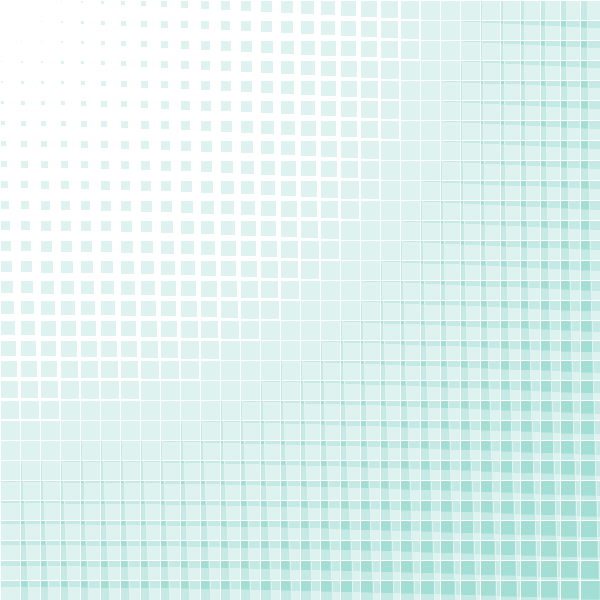
Frame 1 (no input)
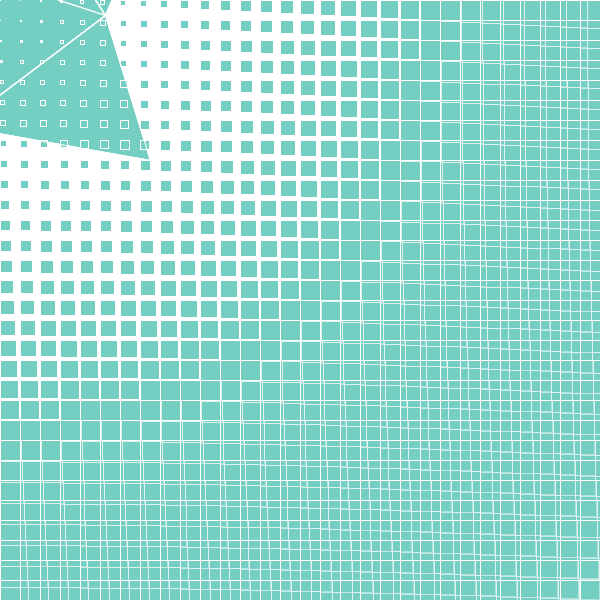
Frame 60 (the mouse pressed at the canvas centre just before this capture)
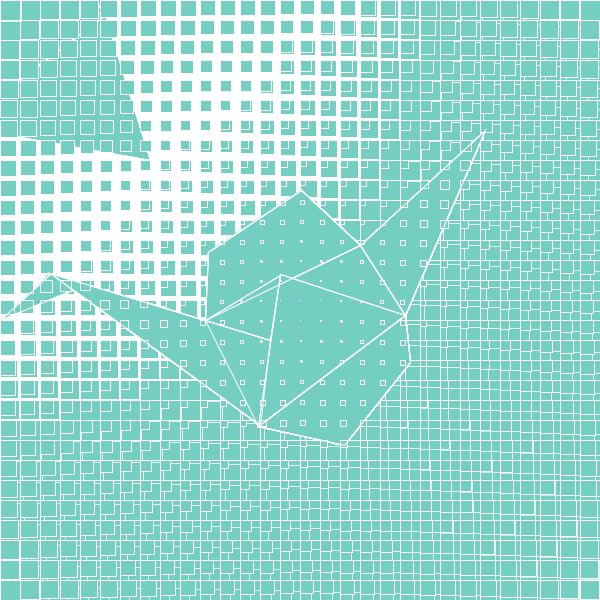
Frame 120 (the mouse held since frame 60 and released just before this capture)

The Processing sketch that drew these frames (run headless with seeded random() and noise(); from frame 60 on, the mouse is pressed at the canvas centre):

// Processing sketch: processing_5115
// ── processing_5115.pde

float backgroundshape,R,G,B,A;               
int x,y; 

void setup() {
  size(600,600);
  background(255);                    //white
  smooth();
  noStroke();
  backgroundshape = dist(30, 30, width, height);  //origin of shape
}

void draw(){

  pushMatrix(); 
  translate(mouseX - (width / 2), mouseY - (height / 2));
  stroke(255);
  translate(x,y);                //makes it happen 
  if (mousePressed) {     
    quad(301, 190, 208, 252, 205, 320, 360, 245);  //main wing
    quad(405, 315, 258, 426, 344, 445, 410, 362); //bottom wing

    triangle(51, 273, 0, 320, 72,290); //head
    quad(205, 320, 360, 245, 405, 315, 258, 426); //body
    triangle(50, 273, 270, 340, 260, 425); //neck
    triangle(205, 320, 280, 275, 270, 340); //middle small
    triangle(280, 274, 258, 426, 405, 315); //middle large
    triangle(485, 130, 360, 245, 405, 315); //tail


  } 
  else {

    quad(360, 245, 205, 320, 258, 426,405, 315); //body

    triangle(230, 120, 205, 320, 360, 245);  //main wing
    triangle(50, 273, 270, 340, 260, 425); //neck
    triangle(51, 273, 0, 320, 72,290); //head


    triangle(205, 320, 280, 275, 270, 340); //middle small

    triangle(280, 274, 258, 426, 405, 315); //middle large
    triangle(485, 130, 360, 245, 405, 315); //tail
    triangle (405, 315, 258, 426, 450, 460); //bottom wing
  }

  popMatrix();

  //iteration
  //noStroke();
  for(float i = 10; i < 600; i+=10){  //declare x starts at 10, repeat as long as x is less than 600, spacing of shapes
  }
  for(int j = 0; j <=height; j += 20){     ///nested for statement declare variable; states conditional -height of page/changes each loop
    for(int i = 0; i <= width; i += 20){    //x and y start at 0, draw distance of the height/width, boxes distance 20      

      float mouseDist = dist(mouseX, mouseY, i, j);          //flex
      float width = (mouseDist / backgroundshape) * 40.0;       //size of boxes near mouse
      float height = (mouseDist / backgroundshape) * 40.0;           //size of boxes near mouse


      //  frameRate(8);                                        //speed of boxes
      // R=random(255);                                       //random color
       //G=random(100);                                      //color value
       //B=random(100);                                   //color value
       //A=random(60);                                        //transparent
      fill(116,206,193, 60);                                         //color value
      rect(i, j, width, height);                            //shape
    }
  }

}
